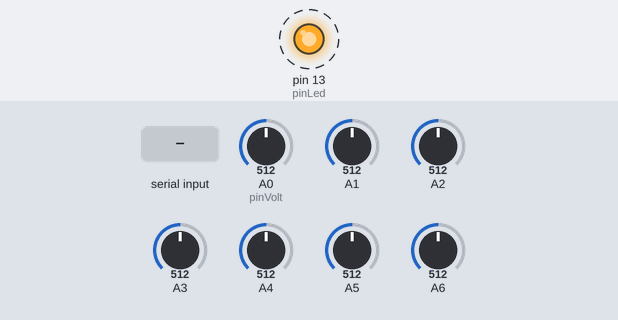
This sketch was run on a simulated Arduino Uno, built with avr-gcc and run on an emulated ATmega328P. Shown: output pins drawn as LEDs (lit = HIGH). Dashed ring = blinking. The inputs (shaded band) are chosen by the test bench; at power-on: A0 (pinVolt) = 512, A1 = 512, A2 = 512, A3 = 512, A4 = 512, A5 = 512, A6 = 512. What the sketch prints to the serial monitor is not drawn.

Above: at 1.2 s.
1.3 s: "a" received over Serial
3.5 s: "d" received over Serial
Timing chart, 0 to 11.5 s (numbered marks = the images above; inputs shaded):
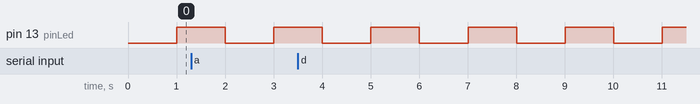

Measured:
- by itself, pin 13 (pinLed): alternates HIGH for 1.0 s and LOW for 1.0 s

The sketch:

PedalPowerAmpMonitor.ino
```cpp
// (licence header left out)
const char * VERSION = "1.7";

const float AVG_CYCLES = 20.0;
const unsigned int BLINK_INTERVAL = 1000;
const unsigned int DISPLAY_INTERVAL = 1000;
const unsigned int MEASURE_INTERVAL = 10;
const unsigned int VOLT_TEST_INTERVAL = 1000;

const float VOLT_CUTOFF = 15.0;
const float VOLT_RECOVER = 14.5;
const byte ICOUNT = 6;

//IN
const byte pinVolt = 0;
const byte pinAmp[ICOUNT] = {1,2,3,4,5,6};

//OUT
const byte pinRelay = 2;
const byte pinLed = 13;

unsigned long time = 0;
unsigned long lastTime = 0;
unsigned long lastMeasure = 0;
unsigned long lastVoltTest = 0;
unsigned long lastDisplay = 0;
unsigned long lastBlink = 0;

byte i = 0;
char in;
boolean enableAutoDisplay = false;
boolean isBlinking = false;
boolean isRelayOn = false;

unsigned int voltAdc = 0;
float voltAdcAvg = 0;

unsigned int ampAdc[ICOUNT] = {0};
float ampAdcAvg[ICOUNT] = {0};
unsigned int adcComp[ICOUNT] = {3,4,2,3,16,10}; //add this to raw adc values to get ~ 512 adc @ 0 amps.

float volts = 0;
float amps[ICOUNT] = {0};
float watts[ICOUNT] = {0};


void setup(){

  Serial.begin(57600);
  Serial.print("PedalPowerSystems.com Watt Monitor  v. ");
  Serial.print(VERSION);
  Serial.println("!");

  pinMode(pinRelay, OUTPUT);
  pinMode(pinLed, OUTPUT);

  pinMode(pinVolt, INPUT); // voltage ADC
  for(i = 0; i < ICOUNT; i++){
    pinMode(pinAmp[i], INPUT); // amps 1 ADC
  }
}

void loop(){
  time = millis();

  if(time - lastMeasure > MEASURE_INTERVAL){
    lastMeasure = time;
    doVolts();
    doAmps();
  }

  if(time - lastDisplay > DISPLAY_INTERVAL && enableAutoDisplay){
    lastDisplay = time;
    doDisplay();
  }

  if(time - lastTime > BLINK_INTERVAL){
    lastTime = time;
    doBlink();
  }


  while (Serial.available() > 0) {
    // get incoming byte:
    in = Serial.read();
    switch(in){
      case 'a': // rAhhhh
        enableAutoDisplay = !enableAutoDisplay;
        break;
      case 'p':
        doDisplay();
        break;
      case 'd':
        doData();
        break;
      default:
        break;
    }
  }
}

void doVolts(){

  voltAdc = analogRead(pinVolt);

  if(voltAdcAvg == 0)
    voltAdcAvg = voltAdc;

  voltAdcAvg = average(voltAdcAvg, voltAdc);
}

void doAmps(){
  for(i = 0; i < ICOUNT; i++){
    ampAdc[i] = analogRead(pinAmp[i]);
    ampAdc[i] = ampAdc[i] + adcComp[i];
    if(ampAdcAvg[i] == 0)
      ampAdcAvg[i] = ampAdc[i];
    ampAdcAvg[i] = average(ampAdcAvg[i], ampAdc[i]);
  }
}

void doVoltTest(){
  float volts = adc2volts(voltAdcAvg);
  if(volts > VOLT_CUTOFF)
  {
    digitalWrite(pinRelay, HIGH);
    isRelayOn = true;
  }
  else if(isRelayOn && volts < VOLT_RECOVER)
  {
    digitalWrite(pinRelay, LOW);
    isRelayOn = false;
  }
}

float average(float avg, unsigned int val){
  if(avg == 0)
    avg = (float)val;
  return (((float)val) + (avg * (AVG_CYCLES - 1))) / AVG_CYCLES;
}


void calcValues(){
  volts = adc2volts(voltAdcAvg);
  for(i = 0; i < ICOUNT; i++){
    amps[i] = adc2amps(ampAdcAvg[i]);
    watts[i] = amps[i] * volts;
  }
}

void doDisplay(){
  calcValues();
  Serial.print("volts: ");
  Serial.print(volts);
  Serial.print(", volts raw: ");
  Serial.println(voltAdc);

  for(i = 0; i < ICOUNT; i++){
    Serial.print("amps");
    Serial.print(i + 1);
    Serial.print(": ");
    Serial.print(amps[i]);
    Serial.print(", amps");
    Serial.print(i + 1);
    Serial.print(" raw: ");
    Serial.print(ampAdc[i]);
    Serial.print(", watts");
    Serial.print(i + 1);
    Serial.print(": ");
    Serial.println(watts[i]);
  }

  Serial.println();
}

void doData() {
  calcValues();
  Serial.println("START_DATA");
  Serial.print("Volt ");
  Serial.println(volts, 2);

  for(i = 0; i < ICOUNT; i++){
    Serial.print("AMP");
    Serial.print(i + 1);
    Serial.print(" ");
    Serial.println(amps[i]);
    Serial.print("WAT");
    Serial.print(i + 1);
    Serial.print(" ");
    Serial.println(watts[i]);
  }
  Serial.println("STOP_DATA");

}

void doBlink(){
  isBlinking = !isBlinking;
  digitalWrite(pinLed, isBlinking);

  //FOR TESTING:
  //digitalWrite(pinRelay, isBlinking);
}

static int volts2adc(float v){
 /* voltage calculations
 *
 * Vout = Vin * R2/(R1+R2), where R1 = 100k, R2 = 10K
 * 30V * 10k/110k = 2.72V      // at ADC input, for a 55V max input range
 *
 * Val = Vout / 5V max * 1024 adc val max (2^10 = 1024 max vaue for a 10bit ADC)
 * 2.727/5 * 1024 = 558.4896
 */

 ////adc = v * 10/110/3.3 * 1024 == v * 28.209366391184573;
 //adc = v * 2.5/(36.4 + 2.5)/3.3 * 1024 == v * 19.9423541325824
 return v * 19.9423541325824;
}

float adc2volts(float adc){
  //// v = adc * 110/10 * 3.3 / 1024 == adc * 0.03544921875;
  // v = adc * 38.9/2.5 * 3.3 / 1024 == adc * 0.05014453125
  return adc * 0.05014453125;
}

//converts adc value to adc pin volts
float adc2pV(float adc){
 // adc * 3.3 / 1024 == adc *  0.00322265625
 return adc * 0.00322265625;
}

// amp sensor conversion factors
// 0A == 512 adc == 1.65pV // current sensor offset
// pV/A = .04 pV/A (@5V) * 3.3V/5V = .0264 pV/A (@3.3V) // sensor sensitivity (pV = adc input pin volts)
// adc/pV = 1024 adc / 3.3 pV = 310.3030303030303 adc/pV  // adc per pinVolt
// adc/A = 310.3030303030303 adc/pV * 0.0264 pV/A = 8.192 adc/A
// A/adc = 1 A / 8.192 adc = 0.1220703125 A/adc

float adc2amps(float adc){
  // A/adc = 0.1220703125 A/adc
  return (adc - 512) * 0.1220703125;
}

float amps2adc(float amps){
  // adc/A = 8.192 adc/A
  return amps * 8.192 + 512;
}
```
